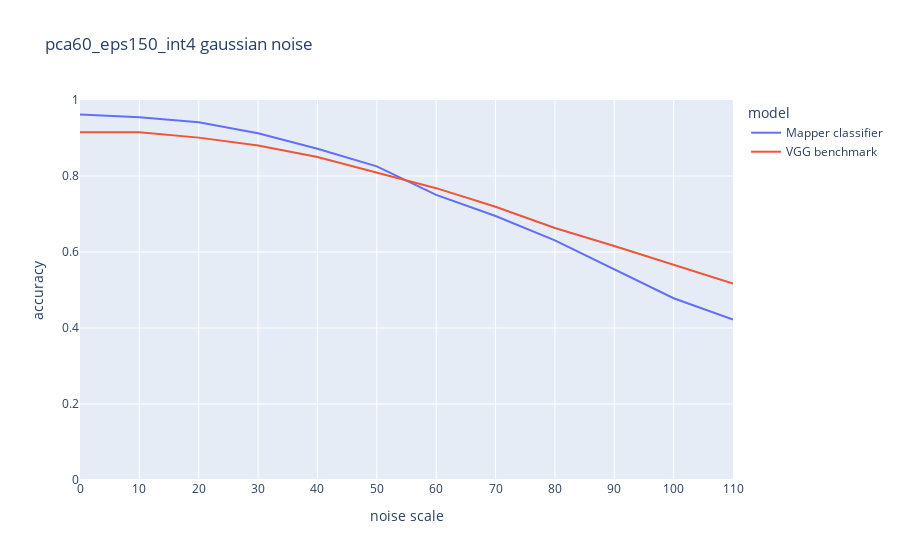

The cell this chart's notebook holds for it:
### Code cell
plot('pca60_eps150_int4', 'gaussian noise')

### Figure 1 — Plotly figure (JSON) as saved in the notebook; plotly's stock layout.template omitted (floating-point values rounded to 4 significant figures)
{"data": [{"hovertemplate": "model=Mapper classifier<br>noise scale=%{x}<br>accuracy=%{y}<extra></extra>", "legendgroup": "Mapper classifier", "line": {"color": "#636efa", "dash": "solid"}, "mode": "lines", "name": "Mapper classifier", "orientation": "v", "showlegend": true, "type": "scatter", "x": [0.0, "10", "20", "30", "40", "50", "60", "70", "80", "90", "100", "110"], "xaxis": "x", "y": [0.962, 0.9543, 0.9417, 0.9123, 0.8717, 0.8253, 0.7503, 0.6947, 0.6307, 0.555, 0.4783, 0.4223], "yaxis": "y"}, {"hovertemplate": "model=VGG benchmark<br>noise scale=%{x}<br>accuracy=%{y}<extra></extra>", "legendgroup": "VGG benchmark", "line": {"color": "#EF553B", "dash": "solid"}, "mode": "lines", "name": "VGG benchmark", "orientation": "v", "showlegend": true, "type": "scatter", "x": [0.0, "10", "20", "30", "40", "50", "60", "70", "80", "90", "100", "110"], "xaxis": "x", "y": [0.915, 0.915, 0.901, 0.88, 0.85, 0.81, 0.768, 0.719, 0.663, 0.616, 0.566, 0.517], "yaxis": "y"}], "layout": {"legend": {"title": {"text": "model"}, "tracegroupgap": 0}, "title": {"text": "pca60_eps150_int4 gaussian noise"}, "xaxis": {"anchor": "y", "domain": [0.0, 1.0], "title": {"text": "noise scale"}}, "yaxis": {"anchor": "x", "domain": [0.0, 1.0], "range": [0, 1], "title": {"text": "accuracy"}}}}
